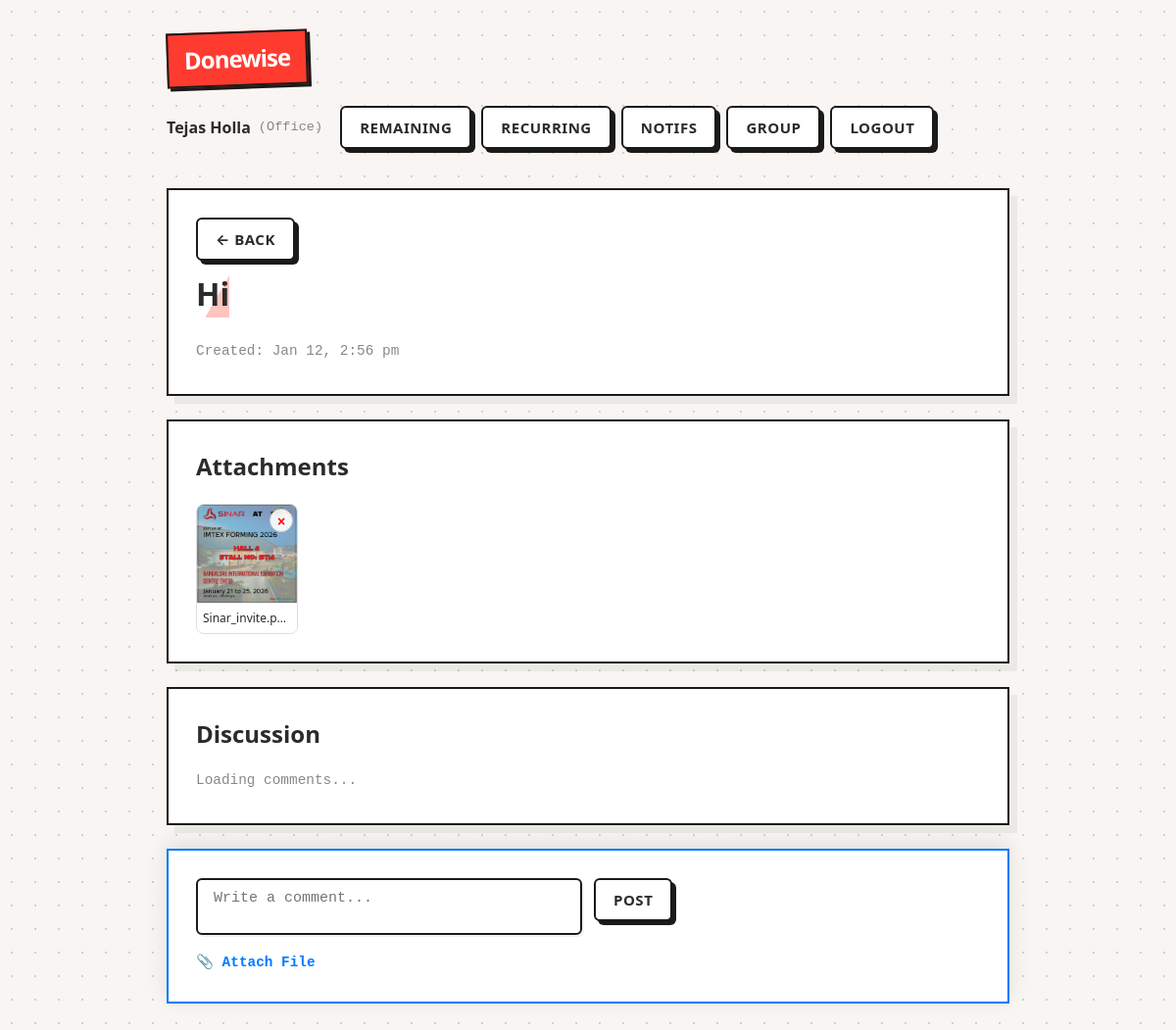
The app's page /task_details.php?id=48 (signed in) with its own data.
### tables this page shows
CREATE TABLE tasks (
  id INTEGER PRIMARY KEY AUTOINCREMENT,
  group_id INTEGER NOT NULL,
  day_id INTEGER NOT NULL,
  text TEXT NOT NULL,
  text_norm TEXT NOT NULL,
  created_by INTEGER NOT NULL,
  created_at TEXT NOT NULL DEFAULT (datetime('now')),
  done_at TEXT NULL,
  done_by INTEGER NULL,
  is_done INTEGER NOT NULL DEFAULT 0, sort_order INTEGER DEFAULT 0,
  FOREIGN KEY (group_id) REFERENCES groups(id) ON DELETE CASCADE,
  FOREIGN KEY (day_id) REFERENCES days(id) ON DELETE CASCADE,
  FOREIGN KEY (created_by) REFERENCES users(id) ON DELETE RESTRICT,
  FOREIGN KEY (done_by) REFERENCES users(id) ON DELETE SET NULL
);

CREATE TABLE attachments (
        id INTEGER PRIMARY KEY AUTOINCREMENT,
        group_id INTEGER NOT NULL,
        task_id INTEGER NOT NULL,
        user_id INTEGER NOT NULL,
        filename TEXT NOT NULL,
        filepath TEXT NOT NULL,
        file_type TEXT NOT NULL,
        created_at TEXT NOT NULL DEFAULT (datetime('now')),
        FOREIGN KEY (group_id) REFERENCES groups(id) ON DELETE CASCADE,
        FOREIGN KEY (task_id) REFERENCES tasks(id) ON DELETE CASCADE,
        FOREIGN KEY (user_id) REFERENCES users(id) ON DELETE CASCADE
      );

### app/auth.php (called while the page is built, shortened)
<?php
function current_user(): ?array {
  return $_SESSION['user'] ?? null;
}

### app/recurring_logic.php (called while the page is built, shortened)
<?php
require_once __DIR__ . '/auth.php';
function check_recurring_tasks(): void {
  $user = current_user();
  $pdo = db();
  $today = date('Y-m-d');
  $st = $pdo->prepare("SELECT * FROM recurring_tasks WHERE group_id=? AND next_date <= ?");
  $st->execute([$user['group_id'], $today]);
  $tasks = $st->fetchAll();
  if (empty($tasks)) return;
}

### task_details.php (the view, shortened to what this page needs)
<?php
require_once __DIR__ . '/app/layout.php';
$user = require_login();
$pdo = db();
$task_id = (int)($_GET['id'] ?? 0);
$st = $pdo->prepare("SELECT * FROM tasks WHERE id=? AND group_id=?");
$st->execute([$task_id, $user['group_id']]);
$t = $st->fetch();
$st = $pdo->prepare("SELECT * FROM attachments WHERE task_id=? ORDER BY created_at DESC");
$st->execute([$task_id]);
$attachments = $st->fetchAll();
?>
<div class="card">
  <div style="display:flex;justify-content:space-between;margin-bottom:10px">
    <a href="javascript:history.back()" class="btn">&#8592; Back</a>
  </div>
  <h1><?php echo h($t['text']); ?></h1>
  <div class="muted">
    Created: <?php echo format_time($t['created_at']); ?>
  </div>
</div>
<div class="card">
  <h2>Attachments</h2>
  <?php if(count($attachments)): ?>
    <div class="attachment-grid">
      <?php foreach($attachments as $att): ?>
        <?php
            $isImg = in_array($att['file_type'], ['jpg','jpeg','png','gif']);
            $canDel = ($att['user_id'] === $user['id']);
        ?>
        <div class="attachment-item">
          <a href="/<?php echo h($att['filepath']); ?>" target="_blank" download="<?php echo h($att['filename']); ?>">
            <?php if($isImg): ?>
                <img src="/<?php echo h($att['filepath']); ?>" class="attachment-preview" loading="lazy" />
            <?php else: ?>
                <div class="attachment-icon"><?php echo strtoupper(h($att['file_type'])); ?></div>
            <?php endif; ?>
          </a>
          <div class="attachment-meta" title="<?php echo h($att['filename']); ?>">
            <?php echo h($att['filename']); ?>
          </div>
          <?php if($canDel): ?>
            <form method="post" action="/attachment_delete.php" onsubmit="return confirm('Delete file?');">
                <button class="btn-del-file" title="Delete">&times;</button>
            </form>
          <?php endif; ?>
        </div>
      <?php endforeach; ?>
    </div>
  <?php else: ?>
    <div class="muted">No files attached.</div>
  <?php endif; ?>
</div>
<div class="card">
  <h2>Discussion</h2>
  <div id="commentList" class="comment-list">
    <div class="muted">Loading comments...</div>
  </div>
</div>
<div class="card" id="replyFormCard" style="position:sticky; bottom:20px; box-shadow:0 -5px 20px rgba(0,0,0,0.1); border-color:var(--accent-blue);">
  <form method="post" enctype="multipart/form-data">
    <div class="row" style="align-items:flex-start;">
      <div style="flex:1;">
        <textarea name="message" placeholder="Write a comment..." rows="2" style="min-height:50px; resize:none;" id="msgInput"></textarea>
        <div style="margin-top:8px;">
            <label class="btn-link" style="cursor:pointer; font-size:0.9rem; display:inline-flex; align-items:center; gap:5px;">
                &#128206; Attach File
            </label>
        </div>
      </div>
      <div>
        <button class="btn" type="submit" style="height:100%;">Post</button>
      </div>
    </div>
  </form>
</div>

### assets/style.css (style rules this page uses)
:root { --bg: #f8f5f2; --card-bg: #ffffff; --text: #2b2b2b; --muted: #888888; --accent: #ff3b30; --accent-blue: #007aff; --line-color: #e0e0e0; --border-color: #1a1a1a; --font-body: system-ui, -apple-system, sans-serif; --font-mono: 'Courier New', Courier, monospace; }
* { box-sizing: border-box; }
body { margin: 0; background-color: var(--bg); background-image: radial-gradient(#d1d1d1 1px, transparent 1px); background-size: 24px 24px; color: var(--text); font-family: var(--font-body); line-height: 1.5; -webkit-font-smoothing: antialiased; }
a { color: inherit; text-decoration: none; }
.btn { display: inline-flex; align-items: center; justify-content: center; background: white; border: 2px solid var(--border-color); padding: 10px 18px; font-weight: 700; color: var(--text); cursor: pointer; box-shadow: 4px 4px 0 var(--border-color); border-radius: 6px; transition: transform 0.1s, box-shadow 0.1s; text-transform: uppercase; letter-spacing: 0.5px; min-height: 44px; font-family: var(--font-body); font-size: 15px; text-align: center; line-height: 1.2; }
input, select, textarea { background: var(--card-bg); border: 2px solid var(--border-color); color: var(--text); padding: 10px 16px; border-radius: 6px; outline: none; width: 100%; font-family: var(--font-mono); font-size: 15px; min-height: 44px; transition: all 0.2s; box-shadow: 2px 2px 0 rgba(0,0,0,0.05); }
textarea { min-height: 80px; resize: vertical; }
.card { background: var(--card-bg); border: 2px solid var(--border-color); padding: 28px; margin-bottom: 24px; box-shadow: 8px 8px 0 rgba(0,0,0,0.05); }
h1 { margin-top: 0; margin-bottom: 24px; font-weight: 800; font-size: 2rem; color: var(--text); background: linear-gradient(120deg, transparent 0%, transparent 60%, rgba(255, 59, 48, 0.3) 60%, rgba(255, 59, 48, 0.3) 100%); display: inline-block; }
h2 { margin-top: 0; font-weight: 700; font-size: 1.5rem; }
.muted { color: var(--muted); font-size: 0.9rem; font-family: var(--font-mono); margin-bottom: 4px; }
.row { display: flex; gap: 12px; flex-wrap: wrap; align-items: flex-end; }
.row > div { flex: 1; min-width: 200px; }
.btn-link { background: none; border: none; color: var(--accent-blue); font-weight: 700; padding: 0; cursor: pointer; text-decoration: none; font-family: var(--font-mono); }
.attachment-grid { display: grid; grid-template-columns: repeat(auto-fill, minmax(100px, 1fr)); gap: 12px; margin-top: 12px; }
.attachment-item { position: relative; border: 1px solid #ddd; border-radius: 8px; overflow: hidden; background: #f9f9f9; }
.attachment-preview { width: 100%; height: 100px; object-fit: cover; display: block; }
.attachment-meta { padding: 6px; font-size: 0.75rem; background: white; border-top: 1px solid #eee; white-space: nowrap; overflow: hidden; text-overflow: ellipsis; }
.btn-del-file { position: absolute; top: 4px; right: 4px; background: rgba(255, 255, 255, 0.9); border: 1px solid #ccc; border-radius: 50%; width: 24px; height: 24px; line-height: 22px; text-align: center; color: red; cursor: pointer; font-weight: bold; font-size: 14px; }

### records on screen
tasks: text "Hi", created_at "Jan 12, 2:56 pm"
attachments: filepath (picture), filename "Sinar_invite.png"

### other values on screen
$user['display_name'] "Tejas Holla"
$user['group_name'] "Office"
